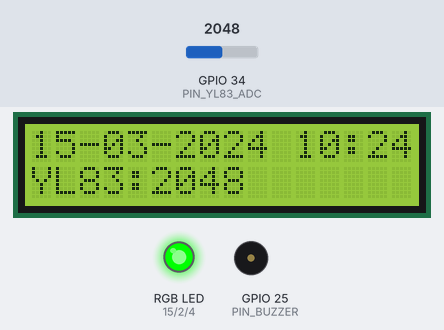
A sketch run on a simulated ESP32. On the bench: 16×2 character LCD, an RGB LED mixed from three pins (HIGH = lit), buzzer (waves = sounding, pin HIGH). The test bench sets the inputs (shaded band); at power-on: GPIO 34 (PIN_YL83_ADC) = 2048. WiFi joins after 1.5 s; servers stay silent unless stated; the local clock reads 2024-03-15 10:24:30 at power-on unless the sketch sets it; storage starts empty; random numbers use the default seed unless the sketch sets one; no MQTT or app messages arrive unless stated; what the sketch prints to the serial monitor is not drawn.

Above: at 3.7 s.
3.8 s: GPIO 34 (PIN_YL83_ADC) set to 1751
At 6.4 s:
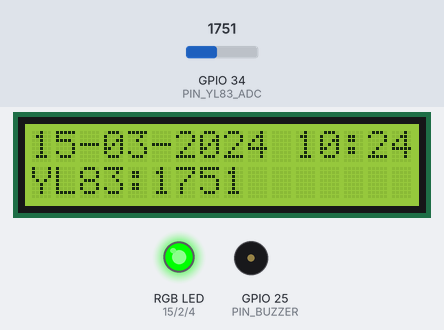
9.0 s: GPIO 34 (PIN_YL83_ADC) set to 1667
At 10.49 s:
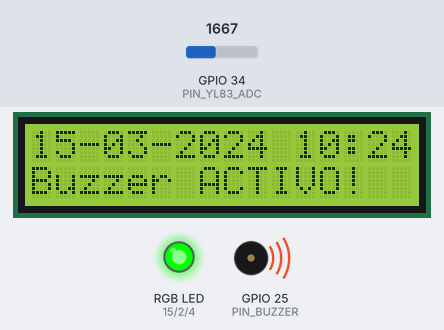
14.2 s: GPIO 34 (PIN_YL83_ADC) set to 1837
21.5 s: GPIO 34 (PIN_YL83_ADC) set to 1940
At 25.6 s:
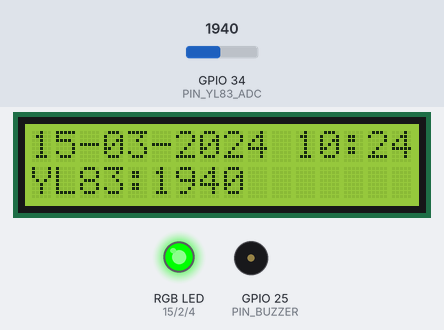
26.7 s: GPIO 34 (PIN_YL83_ADC) set to 1660
At 30.29 s:
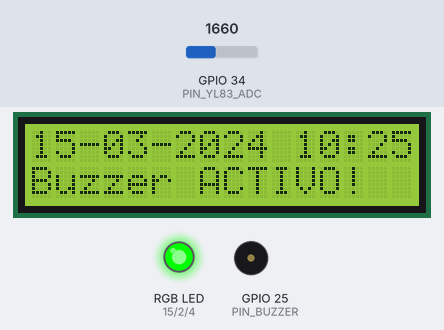
Timing chart, 0 to 32.9 s (numbered marks = the images above; inputs shaded):
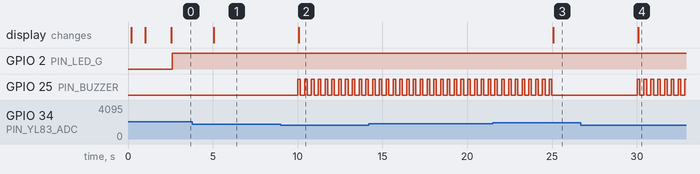

The sketch:

datalogger.ino
```cpp
/*******************************************************
 * Datalogger IoT ESP32 + YL-83 + RTC DS1307 + microSD + LCD + MQTT
 * Requisitos cubiertos:
 * - JSON: fecha, hora, lectura, estado actuador (con timestamps ON/OFF)
 * - MQTT (broker público Mosquitto) topic: "20194989_Pedro"
 * - LCD I2C + Serial + MQTT simultáneo
 * - microSD: archivo diario AAAA_MM_DD.json, append cada 10 s
 * - Tareas con millis() (sin delay): sensor(5 s), sd(10 s), pantalla, mqtt, actuador, LED
 * - Clases y métodos, documentación en código
 ********************************************************/

// ===================== Librerías =====================
#include <WiFi.h>
#include <PubSubClient.h>
#include <Wire.h>
#include <RTClib.h>              // Adafruit RTClib (DS1307)
#include <LiquidCrystal_I2C.h>   // LCD I2C (LiquidCrystal_I2C)
#include <SPI.h>
#include <SD.h>
#include <ArduinoJson.h>

// ===================== Configuración =====================
// ---- WiFi ----
const char* WIFI_SSID = "Spartanplay0.0";
const char* WIFI_PASS = "halo2004";

// ---- MQTT (broker público Mosquitto) ----
const char* MQTT_HOST = "test.mosquitto.org";
const uint16_t MQTT_PORT = 1883;
const char* MQTT_CLIENT_ID = "ESP32_YL83_Datalogger_20194989";
const char* MQTT_TOPIC = "20194989_Pedro";

// ---- Pines (ajusta según tu hardware) ----
const int PIN_YL83_ADC = 34;     // Entrada AO del YL-83 a GPIO34 (ADC1, solo entrada)
const int PIN_BUZZER   = 25;     // Buzzer (idealmente con transistor si es de 5V)
const int PIN_SD_CS    = 5;      // Chip Select del módulo microSD (SPI)
const int PIN_LED_R    = 15;     // LED RGB - Rojo
const int PIN_LED_G    = 2;      // LED RGB - Verde (en muchos ESP32 es LED on-board)
const int PIN_LED_B    = 4;      // LED RGB - Azul

// ---- LCD I2C ----
const uint8_t LCD_ADDR = 0x27;
LiquidCrystal_I2C lcd(LCD_ADDR, 16, 2);

// ---- Umbrales del sensor (calibra en tu equipo) ----
// Lectura cruda BAJA = mojado, ALTA = seco (histéresis)
int UMBRAL_ON  = 1700;   // <= activa buzzer (mojado)
int UMBRAL_OFF = 1900;   // >= apaga buzzer (seco)

// ---- Periodos (ms) ----
const uint32_t PERIODO_SENSOR_MS   = 5000;   // i. tarea_sensor (5 s)
const uint32_t PERIODO_SD_MS       = 10000;  // iv. tarea_sd (10 s)
const uint32_t PERIODO_PANTALLA_MS = 500;    // refresco pantalla
const uint32_t PERIODO_MQTT_MS     = 2000;   // ciclo MQTT
const uint32_t PERIODO_LED_MS      = 300;    // parpadeo status

// ===================== Objetos globales =====================
WiFiClient espClient;
PubSubClient mqtt(espClient);
RTC_DS1307 rtc;

// Estado global del sistema
struct ActuatorState {
  bool active = false;
  String last_on  = "";  // "YYYY-MM-DD HH:MM:SS"
  String last_off = "";
};

struct DataPacket {
  String date;        // "DD-MM-YYYY"
  String time;        // "HH:MM:SS"
  int    sensorRaw;   // lectura ADC
  ActuatorState actu;
};

// ===================== Utilidades de tiempo/fecha =====================
String twoDigits(int v) { return (v < 10) ? "0" + String(v) : String(v); }

String fmtDate_DDMMYYYY(const DateTime& dt) {
  return twoDigits(dt.day()) + "-" + twoDigits(dt.month()) + "-" + String(dt.year());
}
String fmtDateFilename_AAAAMMDD(const DateTime& dt) {
  return String(dt.year()) + "_" + twoDigits(dt.month()) + "_" + twoDigits(dt.day());
}
String fmtTime(const DateTime& dt) {
  return twoDigits(dt.hour()) + ":" + twoDigits(dt.minute()) + ":" + twoDigits(dt.second());
}
String fmtTimestamp(const DateTime& dt) {
  return String(dt.year()) + "-" + twoDigits(dt.month()) + "-" + twoDigits(dt.day()) +
         " " + fmtTime(dt);
}

// ===================== Clases de módulos =====================

// ---- Sensor YL-83 (ADC) ----
class SensorYL83 {
public:
  explicit SensorYL83(int pin) : _pin(pin), _lastValue(0) {}
  void begin() { pinMode(_pin, INPUT); }
  int readRaw() { _lastValue = analogRead(_pin); return _lastValue; }
  int last() const { return _lastValue; }
private:
  int _pin;
  int _lastValue;
};

// ---- Actuador (Buzzer) con parpadeo no bloqueante y registro ON/OFF ----
class ActuatorBuzzer {
public:
  explicit ActuatorBuzzer(int pin) : _pin(pin) {}
  void begin() { pinMode(_pin, OUTPUT); off(); }
  bool isOn() const { return _on; }

  // Estado lógico (se llama al cruzar umbrales)
  void on(const DateTime& now) {
    if (!_on) {
      _on = true;
      _lastOnStamp = fmtTimestamp(now);
      // iniciar pulso inmediatamente en HIGH
      _hwState = true;
      digitalWrite(_pin, HIGH);
      _lastToggle = millis();
    }
  }
  void off(const DateTime& now) {
    if (_on) {
      _on = false;
      _lastOffStamp = fmtTimestamp(now);
    }
    _hwState = false;
    digitalWrite(_pin, LOW);
  }
  void off() { _on = false; _hwState = false; digitalWrite(_pin, LOW); }

  // Tick de pulso (llamar en loop): ON 150ms / OFF 250ms por defecto
  void pulseTick(uint32_t onMs = 150, uint32_t offMs = 250) {
    if (!_on) { // aseguramos salida LOW cuando está inactivo
      if (_hwState) { _hwState = false; digitalWrite(_pin, LOW); }
      return;
    }
    uint32_t now = millis();
    uint32_t intervalo = _hwState ? onMs : offMs;
    if (now - _lastToggle >= intervalo) {
      _hwState = !_hwState;
      digitalWrite(_pin, _hwState ? HIGH : LOW);
      _lastToggle = now;
    }
  }

  const String& lastOn()  const { return _lastOnStamp; }
  const String& lastOff() const { return _lastOffStamp; }

private:
  int _pin;
  bool _on = false;          // estado lógico (mojado = activo)
  bool _hwState = false;     // salida física HIGH/LOW para el parpadeo
  uint32_t _lastToggle = 0;
  String _lastOnStamp = "";
  String _lastOffStamp = "";
};

// ---- LCD I2C 16x2 ----
class DisplayLCD {
public:
  void begin() {
    lcd.init();
    lcd.backlight();
    splash();
  }
  void show(const String& line1, const String& line2) {
    lcd.setCursor(0,0); lcd.print(pad(line1));
    lcd.setCursor(0,1); lcd.print(pad(line2));
  }
  void splash() {
    lcd.clear();
    show("ESP32 Datalogger", "YL-83 + MQTT + SD");
    delay(800);
    lcd.clear();
  }
private:
  String pad(const String& s) {
    String t = s;
    if (t.length() < 16) {
      t.reserve(16);
      while (t.length() < 16) t += ' ';
    }
    return t.substring(0, 16);
  }
};

// ---- microSD (append JSON por día) ----
class StorageSD {
public:
  bool begin(int csPin) {
    _ok = SD.begin(csPin);
    return _ok;
  }
  bool ok() const { return _ok; }

  bool appendJSON(const DateTime& now, const String& jsonLine) {
    if (!_ok) return false;
    const String fname = fmtDateFilename_AAAAMMDD(now) + ".json";
    File f = SD.open("/" + fname, FILE_APPEND);
    if (!f) return false;
    bool w = (f.println(jsonLine), true);
    f.close();
    return w;
  }
private:
  bool _ok = false;
};

// ---- MQTT ----
class MqttClient {
public:
  void begin(const char* host, uint16_t port) { mqtt.setServer(host, port); }
  bool ensureConnected() {
    if (mqtt.connected()) return true;
    String cid = String(MQTT_CLIENT_ID) + "_" + String((uint32_t)esp_random(), HEX);
    return mqtt.connect(cid.c_str());
  }
  bool publish(const char* topic, const String& payload) {
    if (!mqtt.connected()) return false;
    return mqtt.publish(topic, payload.c_str());
  }
  void loop() { mqtt.loop(); }
  bool connected() const { return mqtt.connected(); }
};

// ---- LED RGB de estado ----
// Estados solicitados:
// - Rojo sólido: sin internet (Wi-Fi no conectado)
// - Azul parpadeando: Wi-Fi conectado pero MQTT no (conectando/buscando)
// - Verde sólido: Wi-Fi + MQTT OK
enum NetState { NET_NO_INTERNET, NET_CONNECTING, NET_MQTT_OK };

class LedRGB {
public:
  LedRGB(int r, int g, int b): R(r), G(g), B(b) {}
  void begin() { pinMode(R, OUTPUT); pinMode(G, OUTPUT); pinMode(B, OUTPUT); off(); }
  void set(NetState s) { state = s; }
  void tick() {
    uint32_t now = millis();
    if (now - last >= PERIODO_LED_MS) { last = now; phase = !phase; }
    switch (state) {
      case NET_NO_INTERNET: setColor(1, 0, 0); break;           // rojo sólido
      case NET_CONNECTING:  setColor(0, 0, phase ? 1:0); break; // azul parpadeo
      case NET_MQTT_OK:     setColor(0, 1, 0); break;           // verde sólido
    }
  }
  void off() { setColor(0,0,0); }
private:
  void setColor(int r, int g, int b) {
    digitalWrite(R, r ? HIGH : LOW);
    digitalWrite(G, g ? HIGH : LOW);
    digitalWrite(B, b ? HIGH : LOW);
  }
  int R, G, B;
  NetState state = NET_NO_INTERNET;
  uint32_t last = 0; bool phase = false;
};

// ===================== Instancias =====================
SensorYL83     sensor(PIN_YL83_ADC);
ActuatorBuzzer buzzer(PIN_BUZZER);
DisplayLCD     screen;
StorageSD      sdcard;
MqttClient     mq;
LedRGB         led(PIN_LED_R, PIN_LED_G, PIN_LED_B);

// ===================== Timers de tareas =====================
uint32_t t_sensor=0, t_sd=0, t_pantalla=0, t_mqtt=0;

// Datos actuales
DataPacket current;

// ===================== Setup/Utilidades de conectividad =====================
void setupWiFi() {
  WiFi.mode(WIFI_STA);
  WiFi.begin(WIFI_SSID, WIFI_PASS);
  Serial.print("Conectando a WiFi");
  uint32_t start = millis();
  while (WiFi.status() != WL_CONNECTED && millis()-start < 15000) {
    Serial.print(".");
    delay(250);
  }
  Serial.println();
  if (WiFi.status() == WL_CONNECTED) {
    Serial.print("WiFi OK, IP: "); Serial.println(WiFi.localIP());
  } else {
    Serial.println("WiFi no disponible (timeout).");
  }
}

void ensureRTC() {
  if (!rtc.begin()) {
    Serial.println("RTC no encontrado. Verifica conexiones.");
  }
  if (!rtc.isrunning()) {
    // Si no corre, setea con fecha/hora de compilación (una sola vez)
    rtc.adjust(DateTime(F(__DATE__), F(__TIME__)));
  }
}

// ===================== Serializa JSON =====================
String buildJSON(const DataPacket& d) {
  StaticJsonDocument<512> doc;
  doc["date"] = d.date;      // "DD-MM-YYYY"
  doc["time"] = d.time;      // "HH:MM:SS"
  doc["sensor"] = d.sensorRaw;

  JsonObject actu = doc.createNestedObject("actuator");
  actu["active"] = d.actu.active;
  if (d.actu.last_on.length())  actu["last_on"]  = d.actu.last_on;   // "YYYY-MM-DD HH:MM:SS"
  if (d.actu.last_off.length()) actu["last_off"] = d.actu.last_off;

  String out;
  serializeJson(doc, out);
  return out;
}

// ===================== Tareas =====================

// i. tarea_sensor: cada 5 s actualizar sensor
void tarea_sensor() {
  if (millis() - t_sensor < PERIODO_SENSOR_MS) return;
  t_sensor = millis();

  int raw = sensor.readRaw();
  current.sensorRaw = raw;
}

// ii. tarea_actu: lógica de activación según umbral + histéresis
void tarea_actu() {
  DateTime now = rtc.now();

  // ACTIVAR cuando esté MOJADO (lectura baja)
  if (!buzzer.isOn() && current.sensorRaw <= UMBRAL_ON) {
    buzzer.on(now);
  }
  // APAGAR cuando suba al rango SECO (lectura alta)
  else if (buzzer.isOn() && current.sensorRaw >= UMBRAL_OFF) {
    buzzer.off(now);
  }

  current.actu.active   = buzzer.isOn();
  current.actu.last_on  = buzzer.lastOn();
  current.actu.last_off = buzzer.lastOff();
}

// iii. tarea_pantalla: fecha/hora, valor, mensaje de activación
void tarea_pantalla() {
  if (millis() - t_pantalla < PERIODO_PANTALLA_MS) return;
  t_pantalla = millis();

  DateTime now = rtc.now();
  current.date = fmtDate_DDMMYYYY(now);
  current.time = fmtTime(now);

  String l1 = current.date + " " + current.time; // 16c cortará automáticamente
  String l2 = "YL83:" + String(current.sensorRaw);
  if (current.actu.active) l2 = "Buzzer ACTIVO!";
  screen.show(l1, l2);
}

// iv. tarea_sd: cada 10 s, guarda JSON en archivo AAAA_MM_DD.json
void tarea_sd() {
  if (millis() - t_sd < PERIODO_SD_MS) return;
  t_sd = millis();

  DateTime now = rtc.now();
  String json = buildJSON(current);
  bool w = sdcard.appendJSON(now, json);
  Serial.println(w ? String("[SD] OK -> ") + json
                   : String("[SD] ERROR de escritura"));
}

// v. tarea_mqtt: transmitir info al broker
void tarea_mqtt() {
  if (millis() - t_mqtt < PERIODO_MQTT_MS) return;
  t_mqtt = millis();

  // Reconexión automática
  if (WiFi.status() == WL_CONNECTED) {
    if (!mq.connected()) mq.ensureConnected();
  }

  // Publica si conectado
  if (mq.connected()) {
    String json = buildJSON(current);
    bool ok = mq.publish(MQTT_TOPIC, json);
    if (ok) {
      Serial.println(String("[MQTT] Pub -> ") + json);
    } else {
      Serial.println("[MQTT] Error al publicar.");
    }
  }
}

// vii. tarea_LED: estado WiFi/MQTT
void tarea_LED() {
  NetState st = NET_NO_INTERNET;
  if (WiFi.status() == WL_CONNECTED) {
    st = mq.connected() ? NET_MQTT_OK : NET_CONNECTING;
  }
  led.set(st);
  led.tick();
}

// ===================== Setup & Loop =====================
void setup() {
  Serial.begin(115200);
  delay(100);

  // Hardware
  sensor.begin();
  buzzer.begin();
  led.begin();
  screen.begin();

  // RTC
  ensureRTC();

  // microSD
  if (sdcard.begin(PIN_SD_CS)) {
    Serial.println("microSD OK");
  } else {
    Serial.println("microSD NO detectada");
  }

  // WiFi & MQTT
  setupWiFi();
  mq.begin(MQTT_HOST, MQTT_PORT);

  // Marca inicial
  DateTime now = rtc.now();
  current.date = fmtDate_DDMMYYYY(now);
  current.time = fmtTime(now);
  current.sensorRaw = sensor.readRaw();
}

void loop() {
  // Mantenedores
  mq.loop();

  // Tareas periódicas sin delay
  tarea_sensor();
  tarea_actu();

  // Buzzer intermitente (cuando activo)
  buzzer.pulseTick(150, 250);  // ON 150 ms / OFF 250 ms

  tarea_pantalla();
  tarea_sd();
  tarea_mqtt();
  tarea_LED();
}
```

Measured:
- the behaviour switches between 1701 and 1700 on GPIO 34 (PIN_YL83_ADC) (found by bisection; images 1 and 2)
- the behaviour switches between 1899 and 1900 on GPIO 34 (PIN_YL83_ADC) (found by bisection; images 2 and 3)
- after the input at 3.8 s, the display: changes after 1.3 s (image 1)
- after the input at 9.0 s, GPIO 25 (PIN_BUZZER): alternates HIGH for 0.15 s and LOW for 0.25 s, starting after 1.0 s; the display: changes after 1.1 s (image 2)
- after the input at 21.5 s, the display: changes after 3.6 s (image 3)
- after the input at 26.7 s, GPIO 25 (PIN_BUZZER): alternates HIGH for 0.15 s and LOW for 0.25 s, starting after 3.3 s
